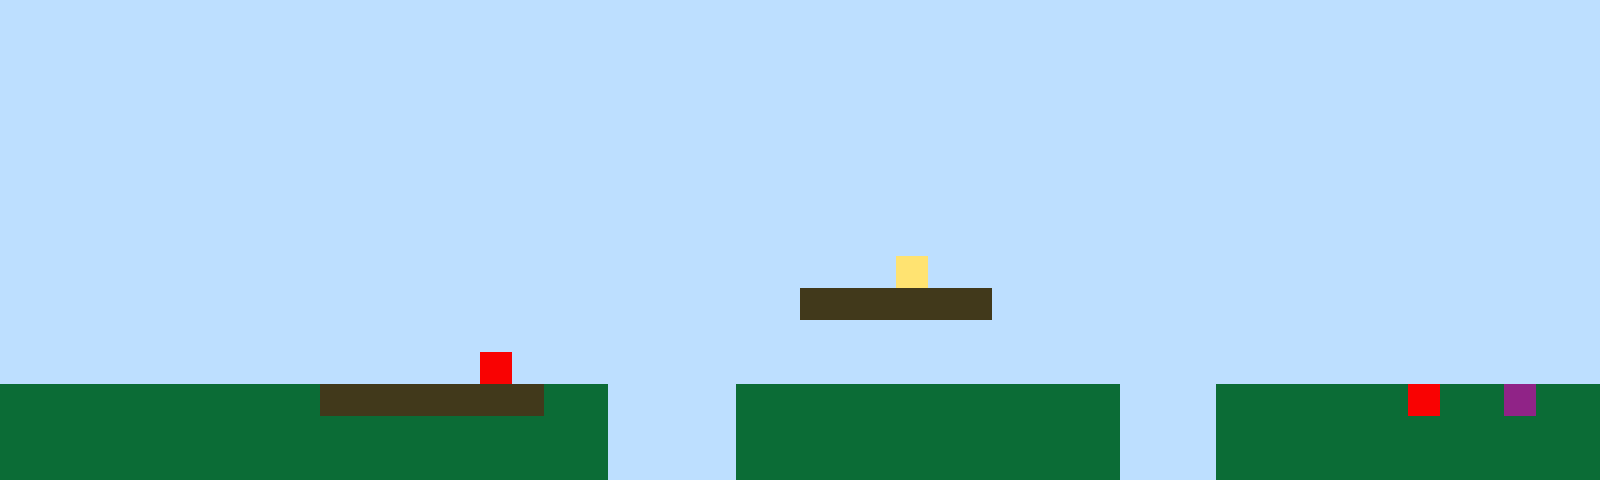

Below is a game level as drawn by its tile map, then a one-line description and the .tmx file that defines it, in full:
An orthogonal 50x15 tile map with 32x32 px tiles, 1 tile layer (Tile Layer 1).

<map version="1.10" tiledversion="1.11.2" orientation="orthogonal" renderorder="right-up" width="50" height="15" tilewidth="32" tileheight="32" infinite="0" nextlayerid="2" nextobjectid="1"><editorsettings><export target="map1.csv" format="csv" /></editorsettings><tileset firstgid="1" name="sprites" tilewidth="32" tileheight="32" tilecount="6" columns="3"><image source="sprites.png" width="96" height="64" /></tileset><layer id="1" name="Tile Layer 1" width="50" height="15"><data encoding="csv">1,1,1,1,1,1,1,1,1,1,1,1,1,1,1,1,1,1,1,1,1,1,1,1,1,1,1,1,1,1,1,1,1,1,1,1,1,1,1,1,1,1,1,1,1,1,1,1,1,1,1,1,1,1,1,1,1,1,1,1,1,1,1,1,1,1,1,1,1,1,1,1,1,1,1,1,1,1,1,1,1,1,1,1,1,1,1,1,1,1,1,1,1,1,1,1,1,1,1,1,1,1,1,1,1,1,1,1,1,1,1,1,1,1,1,1,1,1,1,1,1,1,1,1,1,1,1,1,1,1,1,1,1,1,1,1,1,1,1,1,1,1,1,1,1,1,1,1,1,1,1,1,1,1,1,1,1,1,1,1,1,1,1,1,1,1,1,1,1,1,1,1,1,1,1,1,1,1,1,1,1,1,1,1,1,1,1,1,1,1,1,1,1,1,1,1,1,1,1,1,1,1,1,1,1,1,1,1,1,1,1,1,1,1,1,1,1,1,1,1,1,1,1,1,1,1,1,1,1,1,1,1,1,1,1,1,1,1,1,1,1,1,1,1,1,1,1,1,1,1,1,1,1,1,1,1,1,1,1,1,1,1,1,1,1,1,1,1,1,1,1,1,1,1,1,1,1,1,1,1,1,1,1,1,1,1,1,1,1,1,1,1,1,1,1,1,1,1,1,1,1,1,1,1,1,1,1,1,1,1,1,1,1,1,1,1,1,1,1,1,1,1,1,1,1,1,1,1,1,1,1,1,1,1,1,1,1,1,1,1,1,1,1,1,1,1,1,1,1,1,1,1,1,1,1,1,1,1,1,1,1,1,1,1,1,1,1,1,1,1,1,1,1,1,1,1,1,1,1,1,1,1,1,1,1,1,1,1,1,1,1,1,1,1,1,1,1,1,1,1,1,1,1,1,1,1,1,1,1,1,1,1,1,1,1,1,1,1,1,1,1,1,1,1,1,1,1,1,4,1,1,1,1,1,1,1,1,1,1,1,1,1,1,1,1,1,1,1,1,1,1,1,1,1,1,1,1,1,1,1,1,1,1,1,1,1,1,1,1,1,1,1,1,1,1,3,3,3,3,3,3,1,1,1,1,1,1,1,1,1,1,1,1,1,1,1,1,1,1,1,1,1,1,1,1,1,1,1,1,1,1,1,1,1,1,1,1,1,1,1,1,1,1,1,1,1,1,1,1,1,1,1,1,1,1,1,1,1,1,1,1,1,1,1,1,1,1,1,1,1,1,1,1,1,1,1,1,1,1,1,1,1,1,1,1,5,1,1,1,1,1,1,1,1,1,1,1,1,1,1,1,1,1,1,1,1,1,1,1,1,1,1,1,1,1,1,1,1,1,1,2,2,2,2,2,2,2,2,2,2,3,3,3,3,3,3,3,2,2,1,1,1,1,2,2,2,2,2,2,2,2,2,2,2,2,1,1,1,2,2,2,2,2,2,5,2,2,6,2,2,2,2,2,2,2,2,2,2,2,2,2,2,2,2,2,2,2,2,2,1,1,1,1,2,2,2,2,2,2,2,2,2,2,2,2,1,1,1,2,2,2,2,2,2,2,2,2,2,2,2,2,2,2,2,2,2,2,2,2,2,2,2,2,2,2,2,2,2,2,1,1,1,1,2,2,2,2,2,2,2,2,2,2,2,2,1,1,1,2,2,2,2,2,2,2,2,2,2,2,2</data></layer></map>
